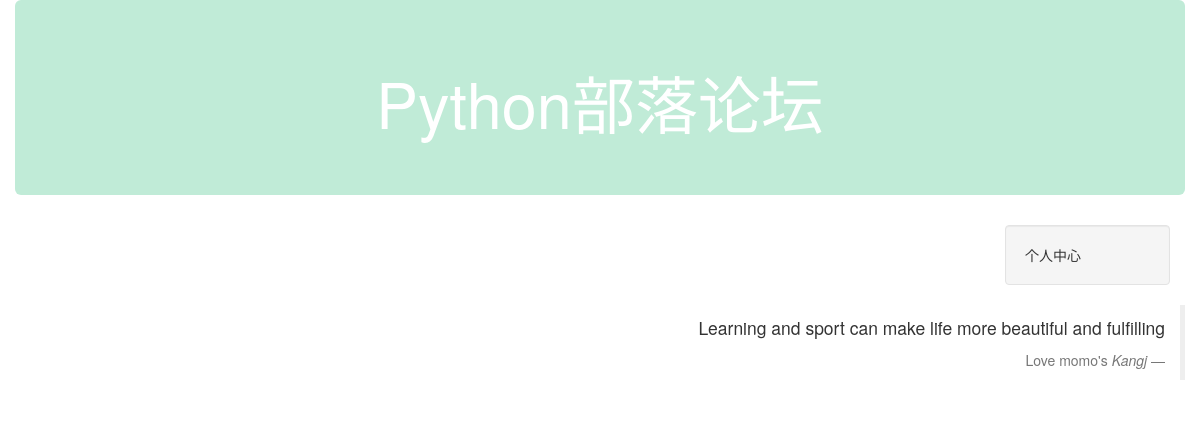
/, run on an earlier commit of the app's database.
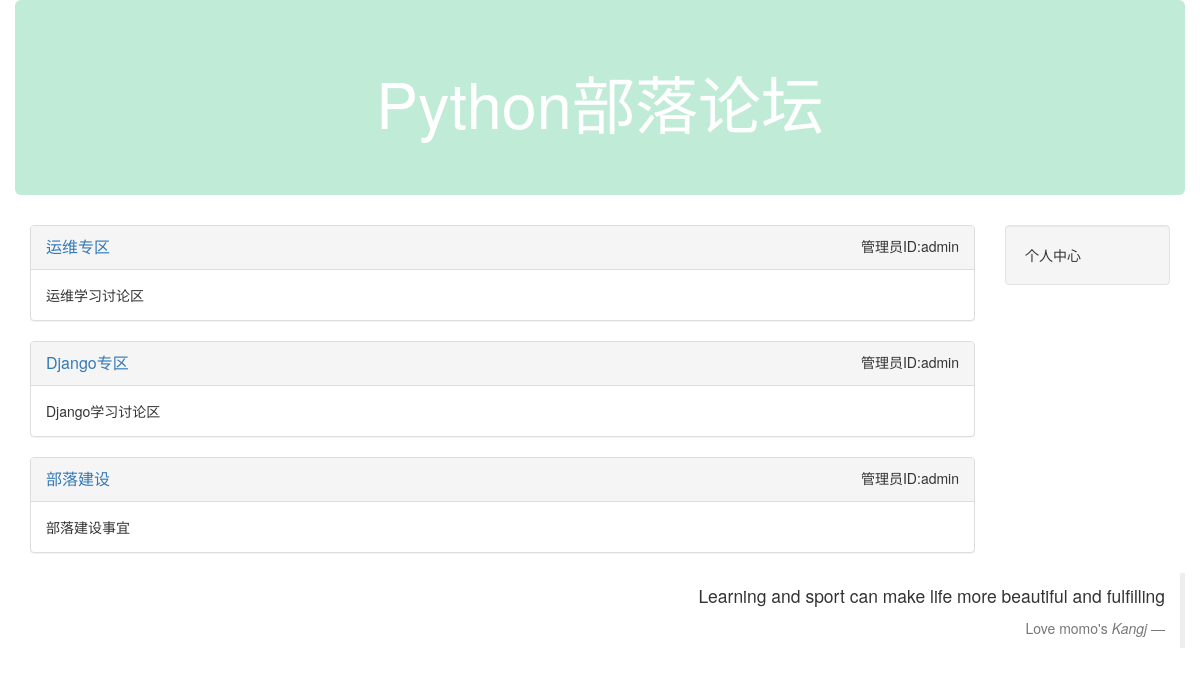
And on a later commit of the database.
### block/models.py (models this page shows, shortened)
class Block(models.Model):
    name=models.CharField("板块名称",max_length=100)
    desc=models.CharField("板块描述",max_length=100)
    manager_name=models.CharField("管理员ID",max_length=100)
    status=models.IntegerField("状态",choices=((0,"正常"),(1,"删除")),default=0)
    class Meta:
        verbose_name="板块"
        verbose_name_plural="板块"

### views.py (the view)
# urls.py: url(r'^$', views.index),
def index(request):
    block_infos=Block.objects.filter(status=0).order_by("id")
    return render(request,"index.html",{"blocks":block_infos})

### templates/index.html
{%extends "base.html"%}
{%block content%}
<div class="col-xs-12 col-md-10">
    {%for b in blocks%}
    <div class="panel panel-default">
        <div class="panel-heading">
            <a href="article/list/{{b.id}}" style="font-size:16px">{{b.name}}</a>
            <span class="pull-right">管理员ID:{{b.manager_name}}</span>
        </div>
        <div class="panel-body">
            {{b.desc}}
        </div>
    </div>
    {%endfor%}
</div>
<div class="col-xs-12 col-md-2">
    <div class="well">个人中心</div>
</div>
{%endblock%}

### templates/base.html (shortened to what this page needs)
<!DOCTYPE html>
<html>
    <head>
        <link href="/static/css/bootstrap.css" rel="stylesheet" />
    </head>
    <body>
        <div class="container">
            <div class="row">
                <div class="jumbotron col-xs-12 col-md-12">
                <center> <h1>Python部落论坛</h1></center>
                </div>
            </div>
            <div class="row">
                {%block content%}
                {%endblock%}
            </div>
            <div class="row">
                <blockquote class="blockquote-reverse">
                    <p>Learning and sport can make life more beautiful and fulfilling</p>
                    <footer>Love momo's <cite>Kangj</cite></footer>
                </blockquote>
            </div>
         </div>
    </body>
</html>

What changed in the data, as far as the page shows it:
added Block: name "运维专区", manager_name "admin", desc "运维学习讨论区"
added Block: name "Django专区", manager_name "admin", desc "Django学习讨论区"
added Block: name "部落建设", manager_name "admin", desc "部落建设事宜"
